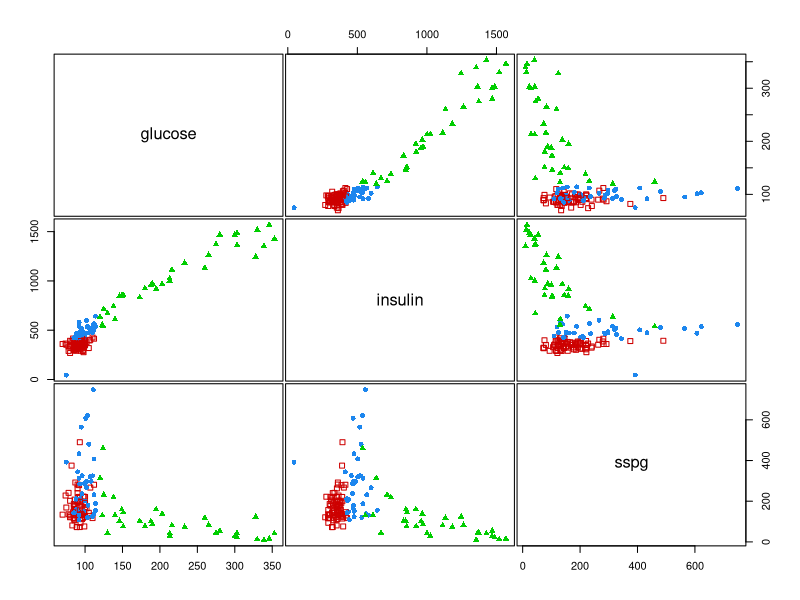
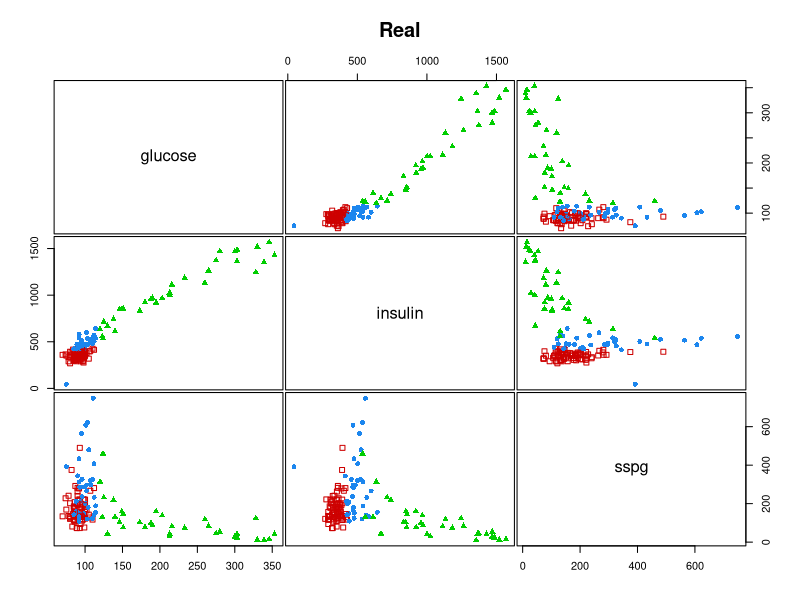
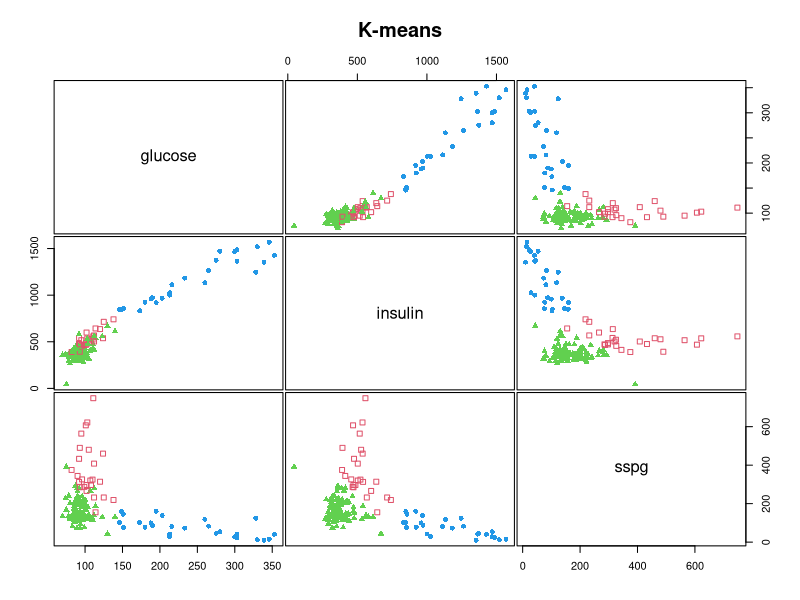

Write the R code that produced these figures, in order. (Note: this script raises an error after producing the figures.)
## ---- chunk 1

## ---- chunk 2
library(tidyverse)
data(diabetes,package = "mclust")
class <- diabetes$class
table(class)
head(diabetes)
## ---- chunk 3
mclust::clPairs(diabetes[,-1], diabetes$class)
## ---- chunk 4
diabetesKmeans <- kmeans(diabetes[,-1], centers = 3)
diabetesKmeans
## ---- chunk 5
mclust::clPairs(diabetes[,-1], diabetes$class, main = "Real"); mclust::clPairs(diabetes[,-1], diabetesKmeans$cluster,colors = c(2,3,4),symbols = c(0,17,16), main="K-means")
## ---- chunk 6
knitr::include_graphics("./figures/hclustNearest.png")
## ---- chunk 7
knitr::include_graphics("./figures/hclustFurthest.png")
## ---- chunk 8
knitr::include_graphics("./figures/hclustAverage.png")
## ---- chunk 9
toy <- data.frame(
  X1 = c(1.50,
         2.00,
         2.50,
         2.00,
         2.25),
  X2 = c(2.40,
         2.50,
         2.25,
         3.00,
         3.20),
  label = 1:5
  )

knitr::kable(toy)
## ---- chunk 10
toy |>
  ggplot(aes(X1, X2, label = label)) +
  geom_point() +
  geom_text(nudge_x = .05)

toy[,1:2] |> dist()
## ---- chunk 11
toyDist <- toy[,1:2] |> dist()
toySingle <- hclust(toyDist, method = "single")
par(mfrow=c(1,2),pty="s")
plot(X2 ~ X1, toy, xlim = c(1.25,2.75),ylim = c(2,3.5))
text(toy$X1*1.05,toy$X2,label=toy$label)
plot(toySingle, main = "Single")
toyDist
## ---- chunk 12
toyComplete <- hclust(toyDist, method = "complete")
par(mfrow=c(1,2),pty="s")
plot(X2 ~ X1, toy, xlim = c(1.25,2.75),ylim = c(2,3.5))
text(toy$X1*1.05,toy$X2,label=toy$label)
plot(toyComplete,  main = "Complete")
toyDist
## ---- chunk 13
toyAvg <- hclust(toyDist, method = "average")
par(mfrow=c(1,2),pty="s")
plot(X2 ~ X1, toy, xlim = c(1.25,2.75),ylim = c(2,3.5))
text(toy$X1*1.05,toy$X2,label=toy$label)
plot(toyAvg, main = "Average")
toyDist
## ---- chunk 14
diabetesDist <- dist(diabetes[,-1])
diabetesSingle <- hclust(diabetesDist, method = "single")
plot(diabetesSingle, labels = as.double(diabetes$class), main="single")
diabetesComplete <- hclust(diabetesDist, method = "complete")
plot(diabetesComplete, labels = as.double(diabetes$class), main="complete")
diabetesAverage <- hclust(diabetesDist, method = "average")
plot(diabetesAverage, labels = as.double(diabetes$class), main = "average",cex=0.5)
## ---- chunk 15
